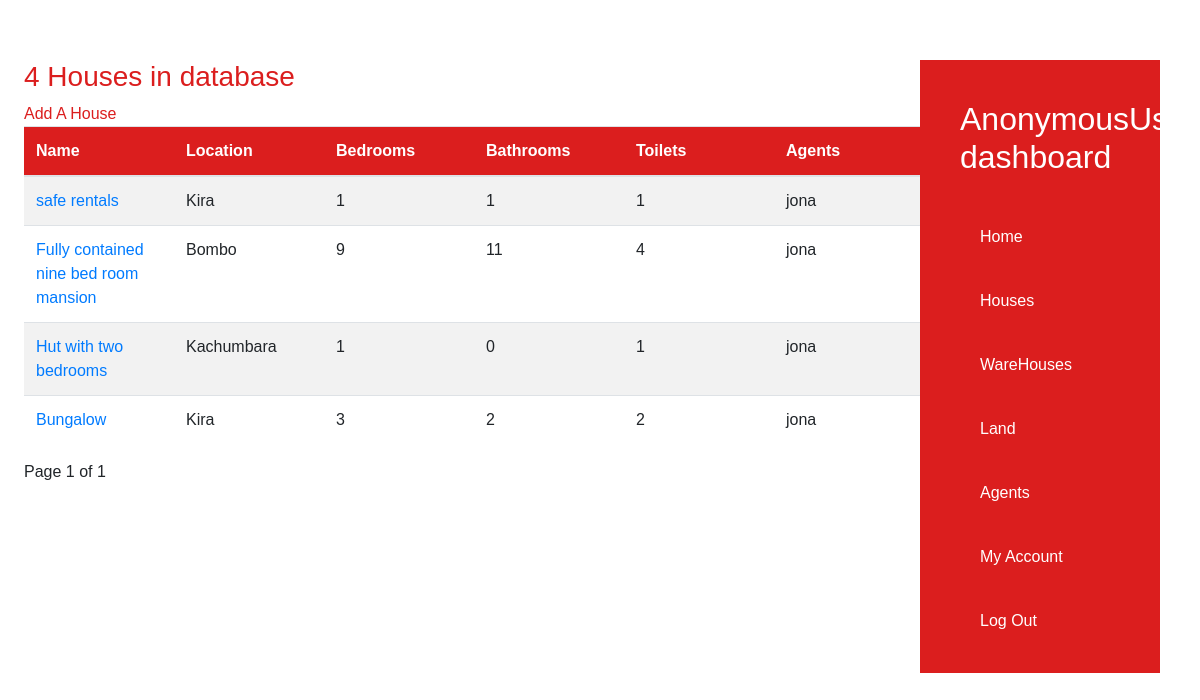
/houses/, run on an earlier commit of the app's database.
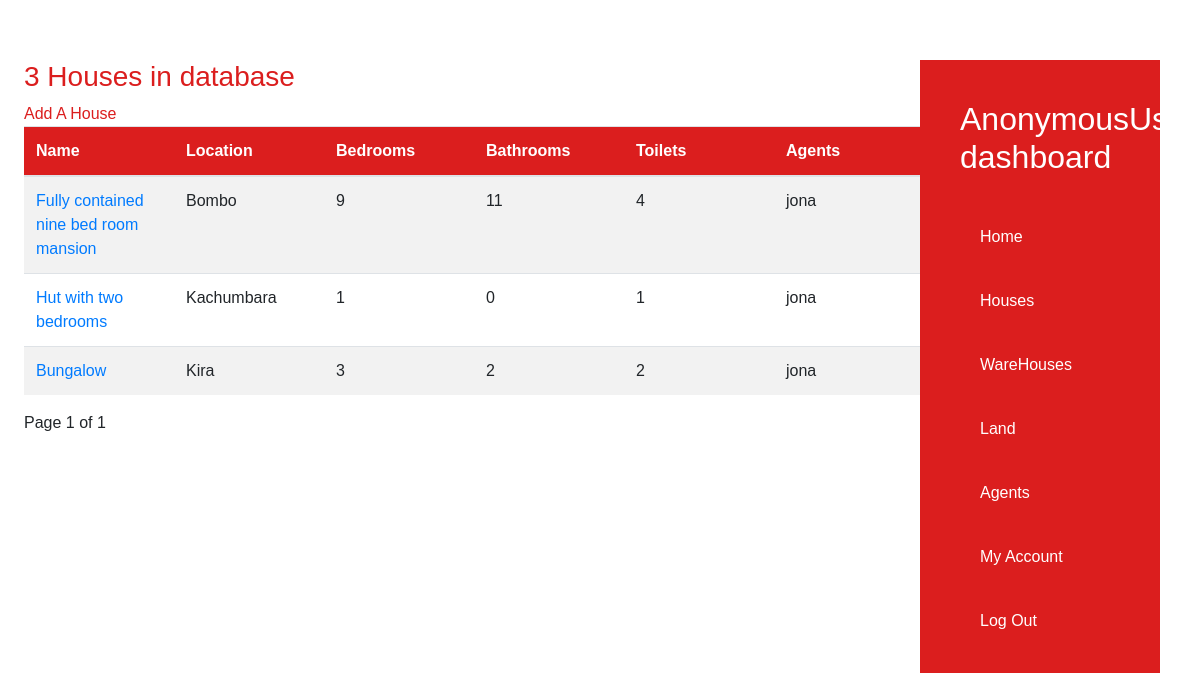
And on a later commit of the database.
### properties/models.py (models this page shows, shortened)
class House(models.Model):
    name=models.CharField(max_length=40)
    price=models.IntegerField()
    location=models.CharField(max_length=25)
    bedrooms=models.IntegerField()
    bathrooms=models.IntegerField()
    toilets=models.IntegerField()
    swimming_pool=models.BooleanField()
    agent=models.ForeignKey(User,on_delete=models.CASCADE)
    uploaded=models.DateField(auto_now_add=True)

### properties/views.py (the view)
# urls.py: path('houses/',views.HouseListView.as_view(),name='houses'),
class HouseListView(ListView):
    queryset=House.objects.order_by('-id').all()
    context_object_name='houses'
    template_name='properties/houses.html'
    paginate_by=20

### properties/templates/properties/houses.html (shortened to what this page needs)
{% extends 'properties/dashboard.html' %}
{% block content %}
{% if houses %}
<h3 class="red-text">{{ houses.count }} House{{houses.count|pluralize}} in database</h3>
<span><a href="{% url 'properties:create_house' %}" class="red-text">Add A House</a></span>
<table class="table table-striped table-inverse table-responsive">
    <thead class="thead-inverse">
        <tr>
            <th>Name</th>
            <th>Location</th>
            <th>Bedrooms</th>
            <th>Bathrooms</th>
            <th>Toilets</th>
            <th>Agents</th>
        </tr>
        </thead>
        <tbody>
            {% for house in houses %}
            <tr>
                <td><a href="/update_house/{{house.id}}">{{ house.name }}</a></td>
                <td>{{house.location}}</td>
                <td>{{house.bedrooms}}</td>
                <td>{{house.bathrooms}}</td>
                <td>{{house.toilets}}</td>
                <td>{{house.agent}}</td>
            </tr>
            {% endfor %}
        </tbody>
</table>
    {% include 'properties/pagination.html' %}
    {% else %}
    <h3>There are no houses yet.</h3>
    <a href="{% url 'properties:create_house' %}">Add A House</a>
{% endif %}
{% endblock content %}

What changed in the data, as far as the page shows it:
removed House: name "safe rentals", location "Kira", bedrooms "1", bathrooms "1", toilets "1", agent "jona"
Also different on the page:
{{ houses.count }}: "4" → "3"
